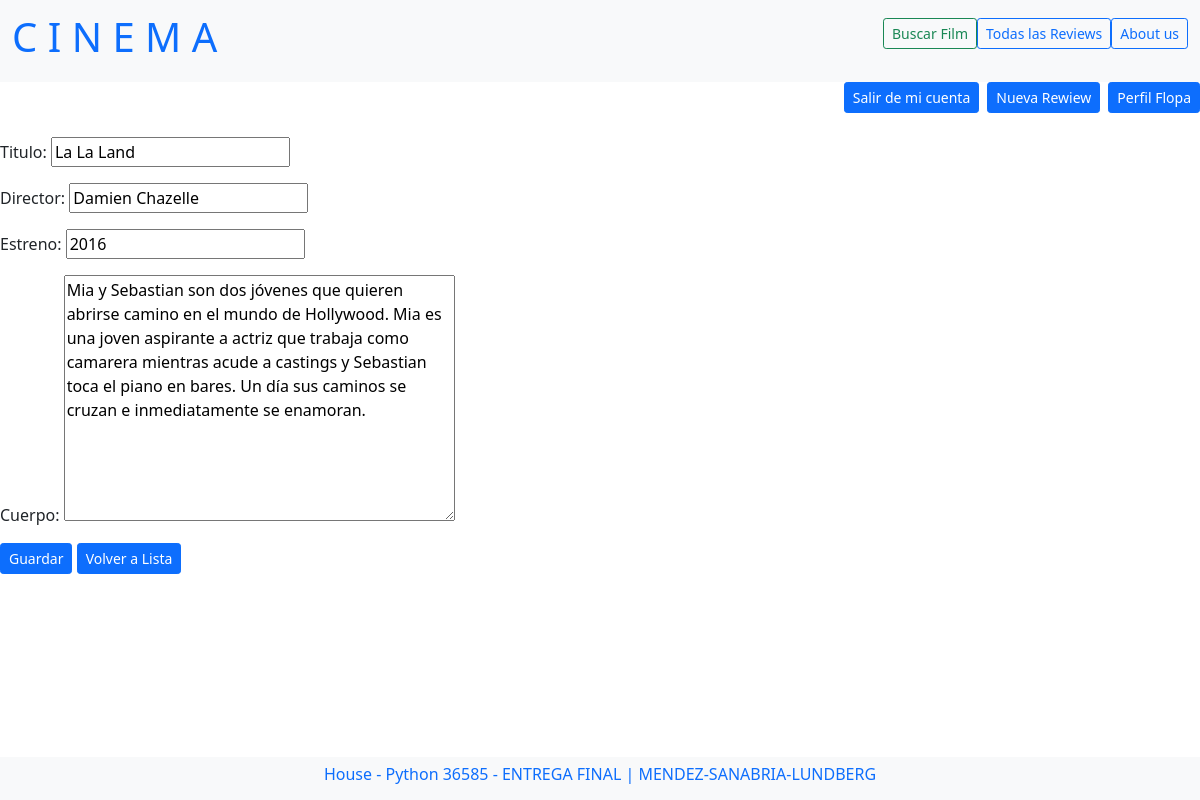
/reviews/editar/7/ (signed in), run on the app's committed database.
### reviews/models.py (models this page shows, shortened)
class ReviewModel(models.Model):
    titulo = models.CharField(max_length=100)
    director = models.CharField(max_length=100)
    estreno = models.CharField(max_length=100)
    cuerpo = models.TextField()
    autor = models.ForeignKey(User, on_delete=models.CASCADE)
    fecha_creacion = models.DateField(auto_now_add=True)

### reviews/views.py (the view)
# urls.py: path('editar/<pk>/', views.ReviewUpdate.as_view(), name ="review_update"),
class ReviewUpdate(LoginRequiredMixin, UserPassesTestMixin, UpdateView):
    model = ReviewModel
    success_url = reverse_lazy("reviews_list")
    fields = ["titulo", "director", "estreno", "cuerpo"]
    def test_func(self):
        exist = ReviewModel.objects.filter(autor=self.request.user.id, id=self.kwargs['pk'])
        return True if exist else False

### reviews/templates/reviews/reviewmodel_form.html (shortened to what this page needs)
{% extends "reviews/reviews_inicio.html" %}
{% block content %}
<form method="post">
    {{ form.as_p }}
    <input class="btn btn-primary btn-sm" type="submit" value="Guardar">
    <a class="btn btn-primary btn-sm" role="button" href="{% url 'reviews_list' %}">Volver a Lista</a>
</form>
{% endblock %}

### reviews/templates/reviews/reviews_inicio.html (shortened to what this page needs)
<!doctype html>
<html lang="en">
  <head>
    <link href="https://cdn.jsdelivr.net/npm/bootstrap@5.0.2/dist/css/bootstrap.min.css" rel="stylesheet">
  </head>
  <body>
    <nav class="navbar navbar-expand-lg bg-light" >
        <div class="container-fluid">
        <a class="navbar-brand" href="{% url 'inicio' %}">
             <h1> C  I  N  E  M  A </h1>
            </a>
          <div class="d-grid gap-2 d-md-flex justify-content-md-end" id="navbarSupportedContent">
            <ul class="navbar-nav me-auto mb-2 mb-lg-0">
              <li class="nav-item">
                <a class="btn btn-outline-success btn-sm" aria-current="page" href="{% url 'buscar' %}">Buscar Film</a>
              </li>
              <li class="nav-item">
                <a class="btn btn-outline-primary btn-sm" href="{% url 'reviews_list' %}">Todas las Reviews</a>
              </li>
              <li class="nav-item">
                <a class="btn btn-outline-primary btn-sm" href="{% url 'about_us' %}">About us</a>
              </li>
          </div>
        </div>
      </nav>
      {% if user.is_authenticated %}
  <div class="d-grid gap-2 d-md-flex justify-content-md-end">
  <a href="{% url 'user_logout' %}">
    <button type="button" class="btn btn-primary btn-sm">
      Salir de mi cuenta
    </button></a>
    <a href="{% url 'review_create' %}">
    <button type="button" class="btn btn-primary btn-sm">
      Nueva Rewiew
    </button></a>
  <a href="{% url 'user_profile' user.id %}">
    <button type="button" class="btn btn-primary btn-sm">
      Perfil {{user.username}}
    </button></a>
  </div>
  <br>
  {% endif %}
  {% block content %}{% endblock %}
  </body>
  <ul class="nav bg-light fixed-bottom justify-content-center">
    <li class="nav-item">
      <a class="nav-link active" href="{% url 'about_us' %}"><h6> House - Python 36585 - ENTREGA FINAL | MENDEZ-SANABRIA-LUNDBERG</h6></a>
    </li>
  </ul>
</html>

### data on the page
ReviewModel: titulo "La La Land", director "Damien Chazelle", estreno "2016", cuerpo "Mia y Sebastian son dos jóvenes que quieren abrirse camino en el mundo de Hollywood. Mia es una joven aspirante a actriz que trabaja como camarera mientras acude a castings y Sebastian toca el piano en bares. Un día sus caminos se cruzan e inmediatamente se enamoran."

### other printed values
{{ user.username }} "Flopa"
